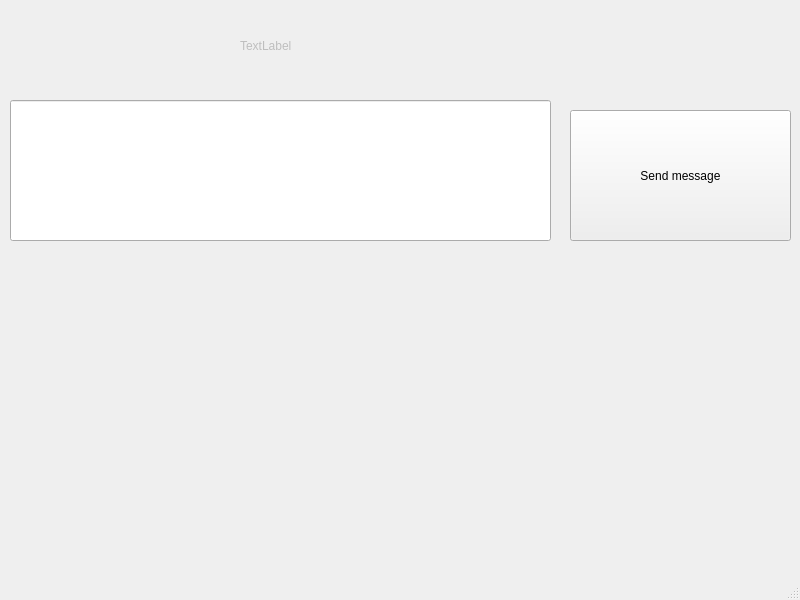
<?xml version="1.0" encoding="UTF-8"?>
<ui version="4.0">
 <class>MainWindow</class>
 <widget class="QMainWindow" name="MainWindow">
  <property name="geometry">
   <rect>
    <x>0</x>
    <y>0</y>
    <width>800</width>
    <height>600</height>
   </rect>
  </property>
  <property name="windowTitle">
   <string>MainWindow</string>
  </property>
  <widget class="QWidget" name="centralwidget">
   <widget class="QPushButton" name="pushButton">
    <property name="geometry">
     <rect>
      <x>570</x>
      <y>110</y>
      <width>221</width>
      <height>131</height>
     </rect>
    </property>
    <property name="text">
     <string>Send message</string>
    </property>
   </widget>
   <widget class="QLineEdit" name="lineEdit">
    <property name="geometry">
     <rect>
      <x>10</x>
      <y>100</y>
      <width>541</width>
      <height>141</height>
     </rect>
    </property>
   </widget>
   <widget class="QLabel" name="label">
    <property name="enabled">
     <bool>false</bool>
    </property>
    <property name="geometry">
     <rect>
      <x>240</x>
      <y>30</y>
      <width>261</width>
      <height>31</height>
     </rect>
    </property>
    <property name="text">
     <string>TextLabel</string>
    </property>
   </widget>
  </widget>
  <widget class="QMenuBar" name="menubar">
   <property name="geometry">
    <rect>
     <x>0</x>
     <y>0</y>
     <width>800</width>
     <height>22</height>
    </rect>
   </property>
  </widget>
  <widget class="QStatusBar" name="statusbar"/>
 </widget>
 <resources/>
 <connections/>
</ui>
